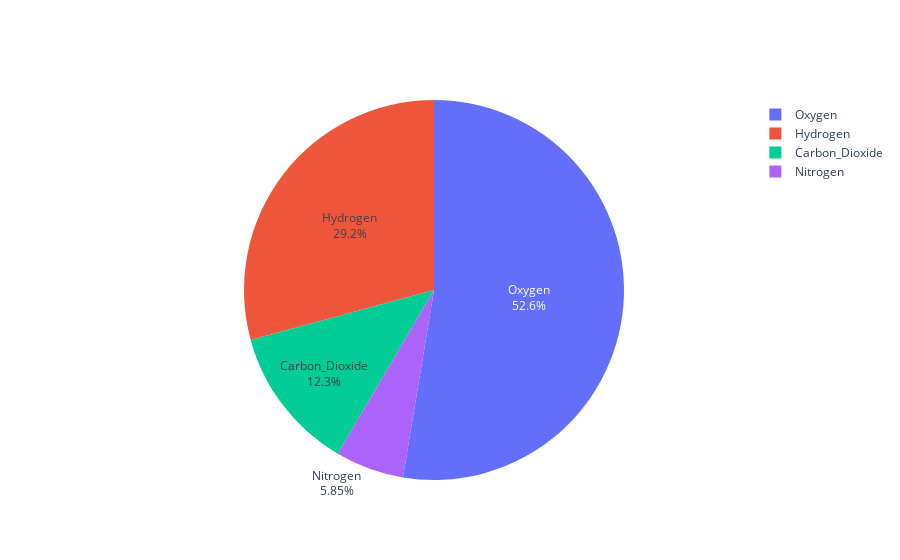

The notebook cell this image was saved under:
### Markdown cell above
## 文本信息显示方法

文本信息如何在扇区中进行合理地排列，3种方式：horizontal 水平 ,radial ,tangential

### Code cell
import plotly.graph_objects as go

labels = ['Oxygen','Hydrogen','Carbon_Dioxide','Nitrogen']
values = [4500, 2500, 1053, 500]

fig = go.Figure(data=[go.Pie(labels=labels, values=values,textinfo="label+percent",insidetextorientation="horizontal")])
fig.show()

### Figure 1 — Plotly figure (JSON) as saved in the notebook; plotly's stock layout.template omitted (floating-point values rounded to 4 significant figures)
{"data": [{"insidetextorientation": "horizontal", "labels": ["Oxygen", "Hydrogen", "Carbon_Dioxide", "Nitrogen"], "textinfo": "label+percent", "type": "pie", "values": [4500, 2500, 1053, 500]}], "layout": {}}
